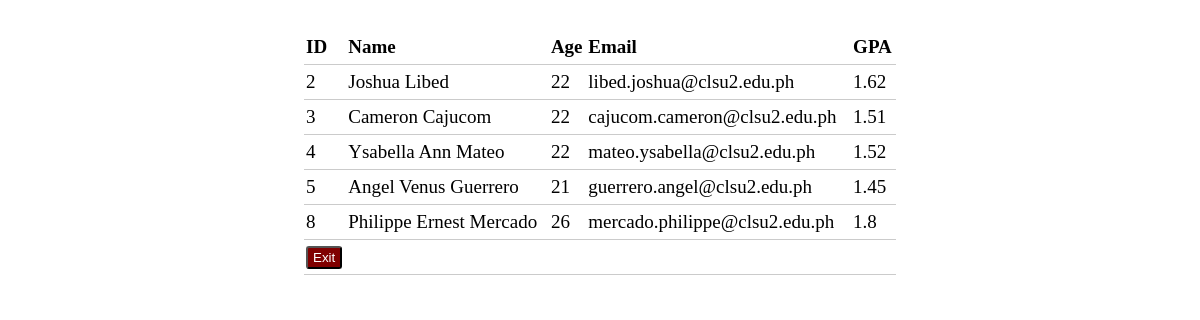
The app's page /crud/read.php, older data.
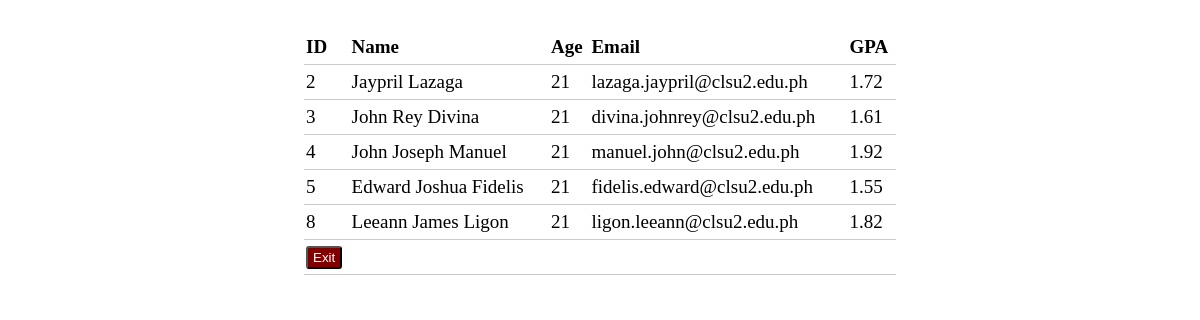
The same page, newer data.
### tables this page shows
CREATE TABLE `student` (
  `id` int(11) NOT NULL,
  `name` varchar(50) NOT NULL,
  `age` int(2) NOT NULL,
  `email` varchar(50) NOT NULL,
  `gpa` float NOT NULL
);

### crud/read.php (the view, shortened to what this page needs)
<?php
	include('crud.php');
?>
<!DOCTYPE html>
<html>
<head>
	<link rel="stylesheet" type="text/css" href="style.css">
</head>
<body>
	<table>
		<thead>
			<tr>
				<th>ID</th>
				<th>Name</th>
				<th>Age</th>
				<th>Email</th>
				<th>GPA</th>
			</tr>
		</thead>
		<?php
			$result = mysqli_query($conn, "SELECT * FROM student");
			while ($row = mysqli_fetch_assoc($result)) {
		?>
			<tr>
				<td><?php echo $row['id']; ?></td>
				<td><?php echo $row['name']; ?></td>
				<td><?php echo $row['age']; ?></td>
				<td><?php echo $row['email']; ?></td>
				<td><?php echo $row['gpa']; ?></td>
			</tr>
		<?php } ?>
			<tr>
				<td><a href = "index.php"><button class="exit_btn" type="submit" name="exit" >Exit</button></a></td>
			</tr>
	</table>
</body>
</html>

Row changes from the older to the newer data that the page shows:
changed student id 2: name "Joshua Libed" → "Jaypril Lazaga"; age "22" → "21"; email "libed.joshua@clsu2.edu.ph" → "lazaga.jaypril@clsu2.edu.ph"; gpa "1.62" → "1.72"
changed student id 3: name "Cameron Cajucom" → "John Rey Divina"; age "22" → "21"; email "cajucom.cameron@clsu2.edu.ph" → "divina.johnrey@clsu2.edu.ph"; gpa "1.51" → "1.61"
changed student id 4: name "Ysabella Ann Mateo" → "John Joseph Manuel"; age "22" → "21"; email "mateo.ysabella@clsu2.edu.ph" → "manuel.john@clsu2.edu.ph"; gpa "1.52" → "1.92"
changed student id 5: name "Angel Venus Guerrero" → "Edward Joshua Fidelis"; email "guerrero.angel@clsu2.edu.ph" → "fidelis.edward@clsu2.edu.ph"; gpa "1.45" → "1.55"
changed student id 8: name "Philippe Ernest Mercado" → "Leeann James Ligon"; age "26" → "21"; email "mercado.philippe@clsu2.edu.ph" → "ligon.leeann@clsu2.edu.ph"; gpa "1.8" → "1.82"
